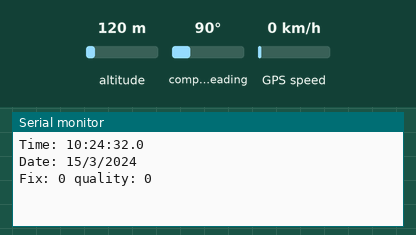
Simulated run of this sketch. Board: Arduino Mega 2560, built with avr-gcc and run on an emulated ATmega2560. Parts: the last lines printed to the serial monitor. The test bench sets the inputs (shaded band); at power-on: altitude 120 m, compass heading 90°, GPS speed 0 km/h. The GPS gets a fix after 3 s at 37.7749, -122.4194 with 8 satellites.

Above: at 2.2 s.
2.3 s: altitude set to 20 m
At 5.2 s:
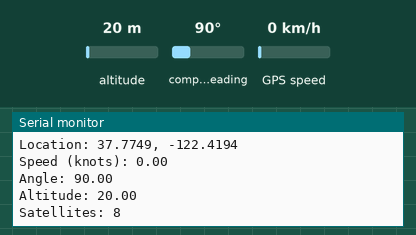
5.5 s: compass heading set to 7°
At 6.8 s:
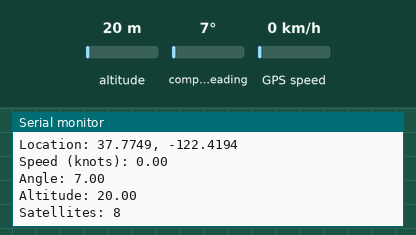
7.0 s: GPS speed set to 2 km/h
Timing chart, 0 to 10.0 s (numbered marks = the images above; inputs shaded):
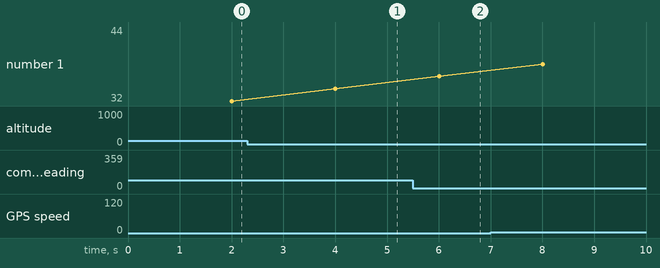

The sketch:

gps-position.ino
```cpp
// created by picking through the GPS lib's parsing example

#include <Adafruit_GPS.h>

Adafruit_GPS GPS(&Serial1);

void setup() {
  Serial.begin(115200);
  GPS.begin(9600);

  GPS.sendCommand(PMTK_SET_NMEA_OUTPUT_RMCGGA);
  GPS.sendCommand(PMTK_SET_NMEA_UPDATE_1HZ);
  GPS.sendCommand(PGCMD_ANTENNA);

  delay(1000);
  // Serial1.println(PMTK_Q_RELEASE);
}

uint32_t timer = millis();

void loop() {
  char c = GPS.read();
  // if (c) Serial.print(c);

  if (GPS.newNMEAreceived()) {
    if (!GPS.parse(GPS.lastNMEA()))
      return;
  }

  if (timer > millis())  timer = millis();

  if (millis() - timer > 2000) {
    timer = millis();

    Serial.print("\nTime: ");
    Serial.print(GPS.hour, DEC); Serial.print(':');
    Serial.print(GPS.minute, DEC); Serial.print(':');
    Serial.print(GPS.seconds, DEC); Serial.print('.');
    Serial.println(GPS.milliseconds);
    Serial.print("Date: ");
    Serial.print(GPS.day, DEC); Serial.print('/');
    Serial.print(GPS.month, DEC); Serial.print("/20");
    Serial.println(GPS.year, DEC);
    Serial.print("Fix: "); Serial.print((int)GPS.fix);
    Serial.print(" quality: "); Serial.println((int)GPS.fixquality);
    if (GPS.fix) {
      Serial.print("Location: ");
      Serial.print(GPS.latitudeDegrees, 4);
      Serial.print(", ");
      Serial.println(GPS.longitudeDegrees, 4);

      Serial.print("Speed (knots): "); Serial.println(GPS.speed);
      Serial.print("Angle: "); Serial.println(GPS.angle);
      Serial.print("Altitude: "); Serial.println(GPS.altitude);
      Serial.print("Satellites: "); Serial.println((int)GPS.satellites);
    }
  }
}
```

Measured:
- after the input at 2.3 s, the serial monitor: prints a new line after 1.7 s (image 1)
- after the input at 5.5 s, the serial monitor: prints a new line after 0.51 s (image 2)
